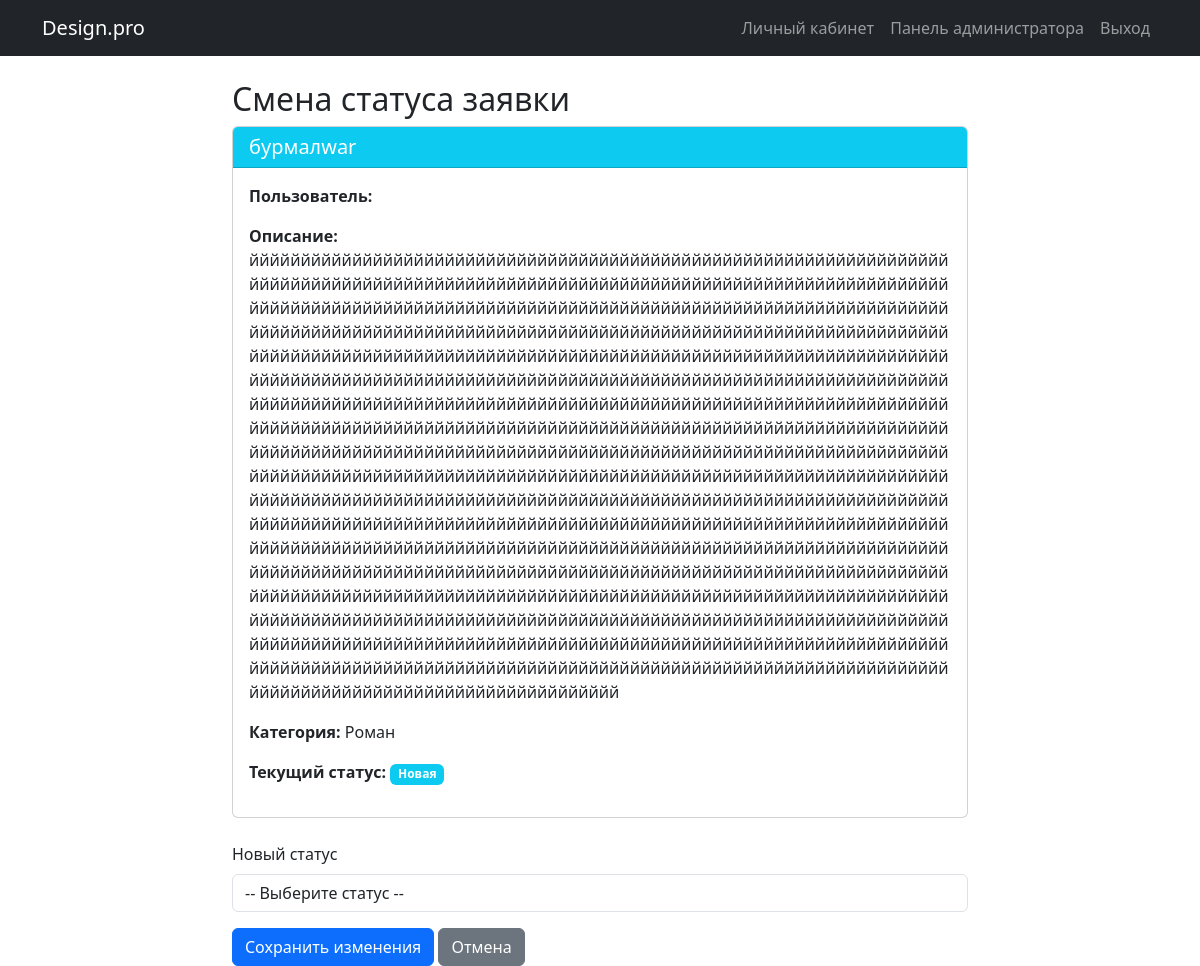
/admin-panel/requests/6/status/ (signed in), run on the app's committed database.
### portal/models.py (models this page shows, shortened)
class Request(models.Model):
    STATUS_CHOICES = [
        ('new', 'Новая'),
        ('in_progress', 'Принято в работу'),
        ('done', 'Выполнено'),
    ]
    user = models.ForeignKey(User, on_delete=models.CASCADE, verbose_name='Пользователь')
    title = models.CharField(max_length=200, verbose_name='Название')
    description = models.TextField(verbose_name='Описание')
    category = models.ForeignKey(Category, on_delete=models.CASCADE, verbose_name='Категория')
    photo = models.ImageField(upload_to='photos/', verbose_name='Фото помещения')
    design_image = models.ImageField(
        upload_to='designs/',
        blank=True, null=True,
        verbose_name='Изображение дизайна'
    )
    comment = models.TextField(blank=True, verbose_name='Комментарий')
    status = models.CharField(
        max_length=20,
        choices=STATUS_CHOICES,
        default='new',
        verbose_name='Статус'
    )
    created_at = models.DateTimeField(auto_now_add=True, verbose_name='Дата создания')

class Category(models.Model):
    name = models.CharField(max_length=100, verbose_name='Название категории')

### portal/views.py (the view, shortened to what this page needs)
# urls.py: path('admin-panel/requests/<int:pk>/status/', views.change_status, name='change_status'),
@staff_member_required
def change_status(request, pk):
    req = get_object_or_404(Request, pk=pk)
    if req.status != 'new':
        messages.error(request, 'Можно менять статус только у заявок со статусом "Новая".')
        return redirect('admin_dashboard')
    return render(request, 'portal/change_status.html', {'req': req})

### templates/portal/change_status.html (shortened to what this page needs)
{% extends 'base.html' %}
{% block content %}
<div class="row justify-content-center">
    <div class="col-md-8">
        <h2>Смена статуса заявки</h2>
        <div class="card mb-4">
            <div class="card-header bg-info text-white">
                <h5 class="mb-0">{{ req.title }}</h5>
            </div>
            <div class="card-body">
                <p><strong>Пользователь:</strong> {{ req.user.full_name }}</p>
                <p><strong>Описание:</strong> {{ req.description }}</p>
                <p><strong>Категория:</strong> {{ req.category.name }}</p>
                <p><strong>Текущий статус:</strong> <span class="badge bg-info">Новая</span></p>
            </div>
        </div>
        <form method="post" enctype="multipart/form-data">
            <div class="mb-3">
                <label class="form-label">Новый статус</label>
                <select name="status" class="form-control" id="status-select" required>
                    <option value="">-- Выберите статус --</option>
                </select>
            </div>
            <button type="submit" class="btn btn-primary">Сохранить изменения</button>
            <a href="{% url 'admin_dashboard' %}" class="btn btn-secondary">Отмена</a>
        </form>
    </div>
</div>
{% endblock %}

### data on the page
Request: title "бурмалwar", description "йййййййййййййййййййййййййййййййййййййййййййййййййййййййййййййййййййййййййййййййййййййййййййййййййййййййййййййййййййййййййййййййййййййййййййййййййййййййййййййййййййййййййййййййййййййййййййййййййййййййййййййййййййййййййййййййййййййййййййййййййййййййййййййййййййййййййййййййййййййййййййййййййййййййййййййййййййййййййййййййййййййййййййййййййййййййййййййййййййййййййййййййййййййййййййййййййййййййййййййййййййййййййййййййййййййййййййййййййййййййййййййййййййййййййййййййййййййййййййййййййййййййййййййййййййййййййййййййййййййййййййййййййййййййййййййййййййййййййййййййййййййййййййййййййййййййййййййййййййййййййййййййййййййййййййййййййййййййййййййййййййййййййййййййййййййййййййййййййййййййййййййййййййййййййййй…", category.name "Роман"
